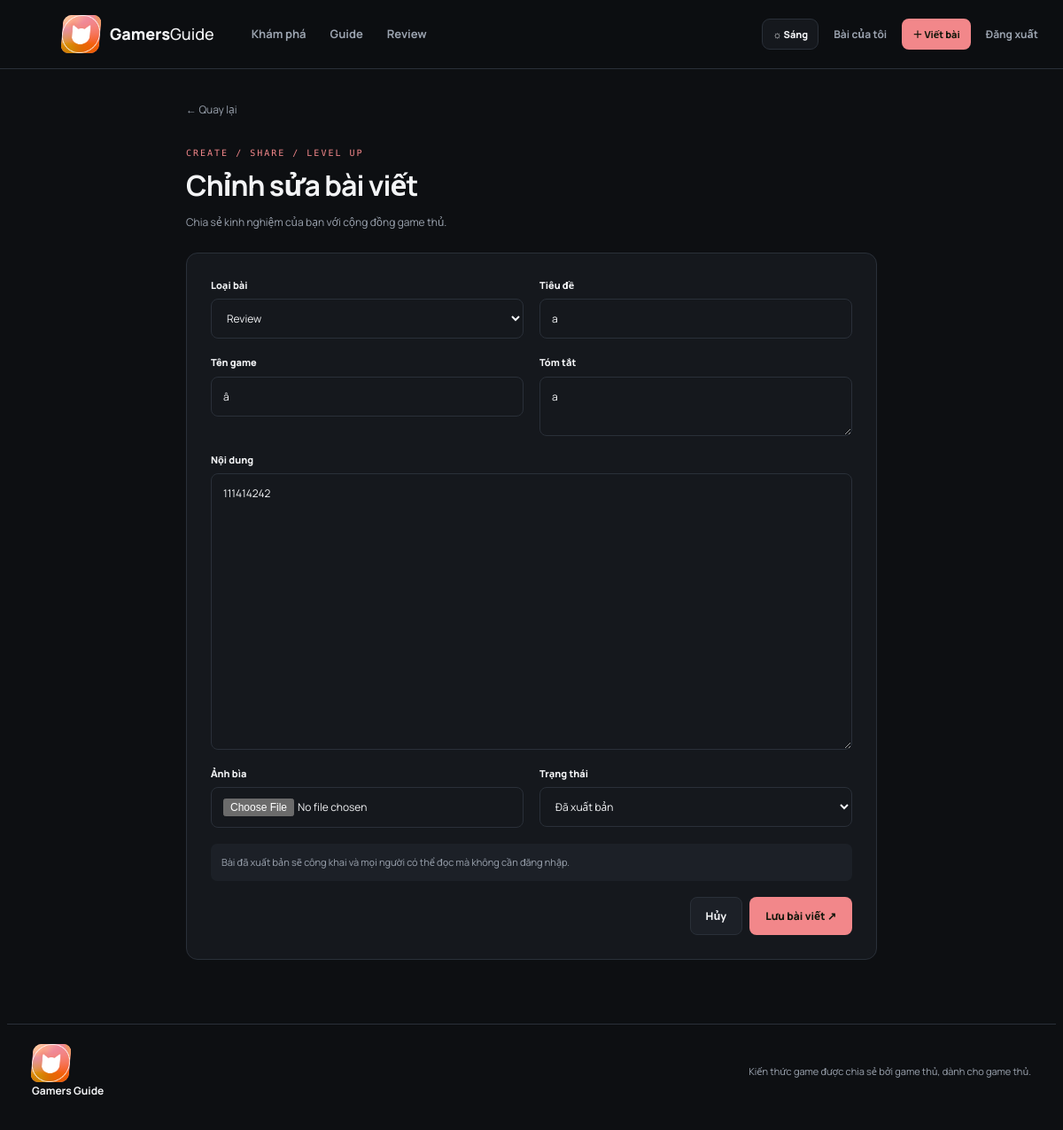
Screenshot of /bai-viet/a-2/sua/ (signed in) with the database file from the repository.
### guides/models.py (models this page shows, shortened)
class Post(models.Model):
    class PostType(models.TextChoices):
        GUIDE = "guide", "Guide"
        REVIEW = "review", "Review"
    class Status(models.TextChoices):
        DRAFT = "draft", "Bản nháp"
        PUBLISHED = "published", "Đã xuất bản"
    author = models.ForeignKey(settings.AUTH_USER_MODEL, on_delete=models.CASCADE, related_name="game_posts")
    post_type = models.CharField("Loại bài", max_length=10, choices=PostType.choices, default=PostType.GUIDE)
    title = models.CharField("Tiêu đề", max_length=180)
    slug = models.SlugField(max_length=200, blank=True)
    game_name = models.CharField("Tên game", max_length=100, blank=True)
    excerpt = models.CharField("Tóm tắt", max_length=280)
    content = models.TextField("Nội dung")
    cover = models.ImageField("Ảnh bìa", upload_to="covers/", blank=True, null=True)
    status = models.CharField("Trạng thái", max_length=12, choices=Status.choices, default=Status.PUBLISHED)
    created_at = models.DateTimeField("Ngày tạo", auto_now_add=True)
    updated_at = models.DateTimeField("Cập nhật", auto_now=True)
    views = models.PositiveIntegerField("Lượt xem", default=0)
    class Meta:
        ordering = ["-created_at"]
        verbose_name = "bài viết"
        verbose_name_plural = "bài viết"

### guides/views.py (the view)
# urls.py: path("bai-viet/<slug:slug>/sua/", views.post_edit, name="post_edit"),
@login_required
def post_edit(request, slug):
    post = get_object_or_404(Post, slug=slug, author=request.user)
    form = PostForm(request.POST or None, request.FILES or None, instance=post)
    if request.method == "POST" and form.is_valid():
        form.save()
        messages.success(request, "Đã cập nhật bài viết.")
        return redirect(post.get_absolute_url() if post.status == Post.Status.PUBLISHED else "my_posts")
    return render(request, "guides/post_form.html", {"form": form, "heading": "Chỉnh sửa bài viết", "post": post})

### guides/forms.py
class PostForm(forms.ModelForm):
    class Meta:
        model = Post
        fields = ("post_type", "title", "game_name", "excerpt", "content", "cover", "status")
        widgets = {
            "excerpt": forms.Textarea(attrs={"rows": 2}),
            "content": forms.Textarea(attrs={"rows": 14, "placeholder": "Chia sẻ cách chơi, chiến thuật, mẹo hoặc đánh giá của bạn..."}),
        }
        labels = {"post_type": "Loại bài", "title": "Tiêu đề", "game_name": "Tên game",
                  "excerpt": "Tóm tắt", "content": "Nội dung", "cover": "Ảnh bìa",
                  "status": "Trạng thái"}

### templates/guides/post_form.html (shortened to what this page needs)
{% extends "base.html" %}
{% block content %}
<div class="form-page"><a class="back-link" href="{% url 'home' %}">← Quay lại</a><div class="form-heading"><div class="eyebrow">CREATE / SHARE / LEVEL UP</div><h1>{{ heading }}</h1><p class="muted">Chia sẻ kinh nghiệm của bạn với cộng đồng game thủ.</p></div>
<form method="post" enctype="multipart/form-data" class="panel-form">{% csrf_token %}
  {% for field in form %}
  <div class="field {% if field.name == 'content' %}field-full{% endif %}">
    <label for="{{ field.id_for_label }}">{{ field.label }}</label>{{ field }}
  </div>
  {% endfor %}
  <div class="form-note">Bài đã xuất bản sẽ công khai và mọi người có thể đọc mà không cần đăng nhập.</div>
  <div class="form-actions"><a class="btn btn-secondary" href="{% url 'home' %}">Hủy</a><button class="btn btn-primary" type="submit">Lưu bài viết ↗</button></div>
</form></div>
{% endblock %}

### static/css/site.css (style rules this page uses)
:root { color-scheme:dark;--bg:#0d0f12;--surface:#15181d;--surface2:#1c2027;--text:#f3f4f6;--muted:#9ba3af;--line:#2a3039;--accent:#f2878a;--accent2:#f6661a;--danger:#ff6d76;--shadow:0 18px 50px #0003 }
* { box-sizing:border-box }
html { scroll-behavior:smooth }
body { margin:0;background:var(--bg);color:var(--text);font-family:Manrope,Segoe UI,sans-serif;line-height:1.6;transition:background .2s,color .2s }
a { color:inherit;text-decoration:none }
button,input,textarea,select { font:inherit }
.btn { display:inline-flex;align-items:center;justify-content:center;gap:8px;padding:11px 17px;border-radius:8px;border:1px solid transparent;font-size:12px;font-weight:800;cursor:pointer;transition:transform .15s,background .15s }
.btn-primary { background:var(--accent);color:#12170b }
.btn-secondary { border-color:var(--line);background:var(--surface2);color:var(--text) }
.eyebrow { font:10px 'DM Mono',monospace;letter-spacing:2px;color:var(--accent);font-weight:500 }
h1,h2,h3,p { margin-top:0 }
.muted { color:var(--muted) }
.search-form input,.field input,.field textarea,.field select { width:100%;background:var(--surface);border:1px solid var(--line);color:var(--text);padding:12px 13px;border-radius:8px;outline:none;font-size:12px }
.back-link { display:inline-block;color:var(--muted);font-size:12px;margin:3px 0 22px }
.form-page { max-width:780px;margin:0 auto }
.form-heading { margin:12px 0 24px }
.form-heading h1 { font-size:32px;letter-spacing:-1px;margin:6px 0 }
.form-heading p { font-size:12px }
.panel-form { background:var(--surface);border:1px solid var(--line);border-radius:13px;padding:27px;display:grid;grid-template-columns:1fr 1fr;gap:18px }
.field { display:flex;flex-direction:column;gap:7px;min-width:0 }
.field label { font-size:11px;font-weight:800 }
.field-full { grid-column:1/-1 }
.field textarea { resize:vertical;line-height:1.7 }
.form-note { grid-column:1/-1;padding:12px;background:var(--surface2);border-radius:7px;color:var(--muted);font-size:11px }
.form-actions { grid-column:1/-1;display:flex;justify-content:flex-end;gap:8px }

### rows the page displays
Post: form "Review" "a" "â" "a" "111414242" "Đã xuất bản"

### other values shown
{{ heading }} "Chỉnh sửa bài viết"
{{ field.label }} "Loại bài" "Tiêu đề" "Tên game" "Tóm tắt" "Nội dung" "Ảnh bìa" "Trạng thái"
